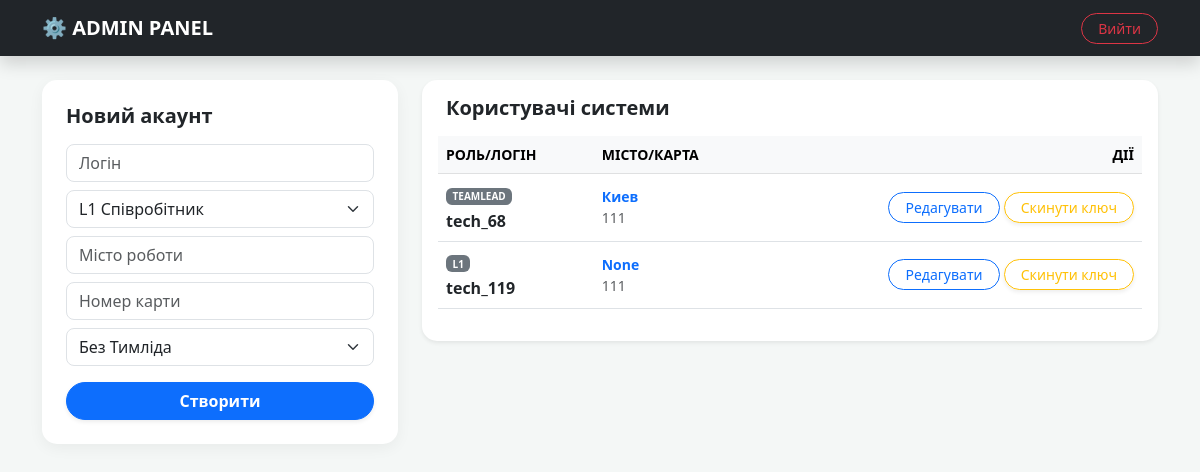
The page /dashboard (signed in) on the database its author committed.
### app.py (models this page shows, shortened)
class User(db.Model):
    id = db.Column(db.Integer, primary_key=True)
    username = db.Column(db.String(50), unique=True, nullable=False)
    password_hash = db.Column(db.String(128))
    role = db.Column(db.String(20))  # 'admin', 'teamlead', 'l1'
    card_number = db.Column(db.String(20))
    city = db.Column(db.String(100))  # Місто роботи
    leader_id = db.Column(db.Integer, db.ForeignKey('user.id'))
    must_change_password = db.Column(db.Boolean, default=True)
    expenses = db.relationship('Expense', backref='owner', lazy=True)
    leader = db.relationship('User', remote_side=[id], backref='subordinates')

### app.py (the view, shortened to what this page needs)
@app.route('/dashboard')
@login_required
def dashboard():
    user = User.query.get(session['user_id'])
    now_month = datetime.now().strftime('%Y-%m')
    selected_month = request.args.get('month', now_month)
    all_months_raw = db.session.query(Expense.month_year).distinct().all()
    available_months = sorted([m[0] for m in all_months_raw if m[0]], reverse=True)
    if now_month not in available_months: available_months.insert(0, now_month)
    if user.role == 'admin':
        all_users = User.query.filter(User.role != 'admin').order_by(User.role.desc()).all()
        teamleads = User.query.filter_by(role='teamlead').all()
        return render_template('admin.html', users=all_users, teamleads=teamleads)

### app.py (called while the page is built)
def login_required(f):
    @wraps(f)
    def decorated_function(*args, **kwargs):
        if 'user_id' not in session:
            return redirect(url_for('login'))
        return f(*args, **kwargs)
    return decorated_function

### templates/admin.html (shortened to what this page needs)
<!DOCTYPE html>
<html lang="uk">
<head>
    <link href="https://cdn.jsdelivr.net/npm/bootstrap@5.3.0/dist/css/bootstrap.min.css" rel="stylesheet">
</head>
<body>
<nav class="navbar navbar-dark bg-dark mb-4 shadow">
    <div class="container">
        <span class="navbar-brand fw-bold">⚙️ ADMIN PANEL</span>
        <a href="/logout" class="btn btn-outline-danger btn-sm btn-round px-3">Вийти</a>
    </div>
</nav>
<div class="container">
    <div class="row">
        <div class="col-md-4">
            <div class="card p-4 mb-4">
                <h5 class="fw-bold mb-3">Новий акаунт</h5>
                <form action="/create_user" method="POST">
                    <input type="text" name="username" class="form-control mb-2 rounded-3" placeholder="Логін" required>
                    <select name="role" class="form-select mb-2 rounded-3">
                        <option value="l1">L1 Співробітник</option>
                    </select>
                    <input type="text" name="city" class="form-control mb-2 rounded-3" placeholder="Місто роботи" required>
                    <input type="text" name="card_number" class="form-control mb-2 rounded-3" placeholder="Номер карти">
                    <select name="leader_id" class="form-select mb-3 rounded-3">
                        <option value="">Без Тимліда</option>
                    </select>
                    <button type="submit" class="btn btn-primary w-100 fw-bold btn-round shadow-sm">Створити</button>
                </form>
            </div>
        </div>
        <div class="col-md-8">
            <div class="card p-3 shadow-sm">
                <h5 class="fw-bold mb-3 ms-2">Користувачі системи</h5>
                <table class="table align-middle">
                    <thead class="table-light small text-uppercase">
                        <tr><th>Роль/Логін</th><th>Місто/Карта</th><th class="text-end">Дії</th></tr>
                    </thead>
                    <tbody>
                        {% for u in users %}
                        <tr>
                            <td>
                                <span class="badge bg-secondary mb-1" style="font-size: 10px;">{{ u.role | upper }}</span><br>
                                <strong>{{ u.username }}</strong>
                            </td>
                            <td>
                                <div class="small fw-bold text-primary">{{ u.city }}</div>
                                <div class="text-muted small">{{ u.card_number }}</div>
                            </td>
                            <td class="text-end">
                                <button class="btn btn-sm btn-outline-primary btn-round px-3" onclick="toggleEdit('{{ u.id }}')">Редагувати</button>
                                <form action="/reset_password/{{ u.id }}" method="POST" class="d-inline">
                                    <button type="submit" class="btn btn-sm btn-outline-warning btn-round px-3 shadow-sm">Скинути ключ</button>
                                </form>
                            </td>
                        </tr>
                        {% endfor %}
                    </tbody>
                </table>
            </div>
        </div>
    </div>
</div>
</body>
</html>

### templates/admin.html (style rules this page uses)
body { background-color: #f4f7f6; font-family: 'Segoe UI', sans-serif; }
.card { border: none; border-radius: 15px; box-shadow: 0 4px 15px rgba(0,0,0,0.05); }
.btn-round { border-radius: 30px; }

### rows shown on the page
User: role "TEAMLEAD", username "tech_68", city "Киев", card_number "111"
User: role "L1", username "tech_119", city "None", card_number "111"
